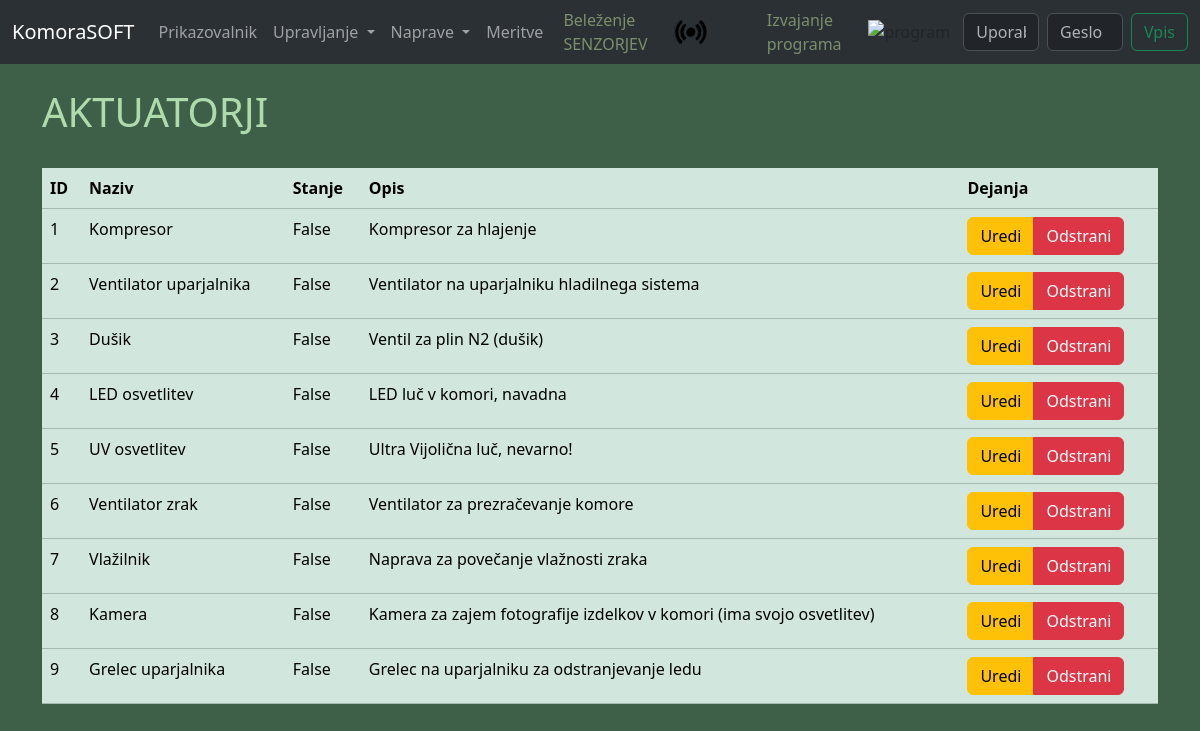
Screenshot of /actuators/ with the database file from the repository.
### komorasoft/blueprints/actuators/models.py (models this page shows, shortened)
class Actuator(db.Model):
    __tablename__ = 'aktuatorji'
    id = db.Column(db.Integer, primary_key=True, autoincrement=True)
    name = db.Column(db.String, nullable=False)
    description = db.Column(db.String)
    interval = db.Column(db.Interval, default=timedelta(seconds=0), nullable=False)
    duration = db.Column(db.Interval, default=timedelta(seconds=0), nullable=False)
    is_active = db.Column(db.Boolean, default=False)
    last_activation_time = db.Column(db.DateTime, nullable=True)
    last_deactivation_time = db.Column(db.DateTime, nullable=True)
    __table_args__ = (
        UniqueConstraint('name', name='uq_name'),
    )

### komorasoft/blueprints/actuators/routes.py (the view)
@actuators.route('/')
def index():
    actuators = Actuator.query.all()
    cols = ["ID","Naziv","Stanje","Opis","Dejanja"]
    rows = [[actuator.id,actuator.name,actuator.is_active,actuator.description] for actuator in actuators]
    return render_template('actuators/index.html', actuators=actuators, columns=cols, rows=rows)

### komorasoft/blueprints/actuators/templates/actuators/index.html (shortened to what this page needs)
{% extends "base.html" %}
{% block content %}
<div>
    <h1>AKTUATORJI</h1><br>
    {% if actuators %}
        <table class="table table-success table-hover">
            <thead>
                <tr>
                    {% for col in columns %}
                        <th scope="col">{{col}}</th>
                    {% endfor %}
                </tr>
            </thead>
            <tbody>
                {% for row in rows %}
                    <tr>
                        {% for element in row %}
                            <td>{{element}}</td>
                        {% endfor %}
                        <td>
                            <div class="btn-group" role="group" aria-label="Basic mixed styles example">
                                <button type="button" class="btn btn-warning" data-bs-toggle="modal" data-bs-target="#modalEdit{{ loop.index }}">Uredi</button>
                                <button type="button" class="btn btn-danger" data-bs-toggle="modal" data-bs-target="#modalDelete{{ loop.index }}">
                                    Odstrani
                                </button>
                            </div>
                        </td>
                    </tr>
                {% endfor %}
            </tbody>
        </table>
    {% else %}
        <center><p>V bazi ni shranjen noben aktuator.</p></center>
    {% endif %}
</div><br>
{% endblock %}

### komorasoft/static/css/styles.css (style rules this page uses)
body { background-color: rgb(63, 96, 72); width: 100%; }
h1 { color: rgba(209, 255, 202, 0.774); }

### rows the page displays
Actuator: row "1" "False", name "Kompresor", description "Kompresor za hlajenje"
Actuator: row "2" "False", name "Ventilator uparjalnika", description "Ventilator na uparjalniku hladilnega sistema"
Actuator: row "3" "False", name "Dušik", description "Ventil za plin N2 (dušik)"
Actuator: row "4" "False", name "LED osvetlitev", description "LED luč v komori, navadna"
Actuator: row "5" "False", name "UV osvetlitev", description "Ultra Vijolična luč, nevarno!"
Actuator: row "6" "False", name "Ventilator zrak", description "Ventilator za prezračevanje komore"
Actuator: row "7" "False", name "Vlažilnik", description "Naprava za povečanje vlažnosti zraka"
Actuator: row "8" "False", name "Kamera", description "Kamera za zajem fotografije izdelkov v komori (ima svojo osvetlitev)"
Actuator: row "9" "False", name "Grelec uparjalnika", description "Grelec na uparjalniku za odstranjevanje ledu"

### other values shown
{{ col }} "ID" "Naziv" "Stanje" "Opis" "Dejanja"
